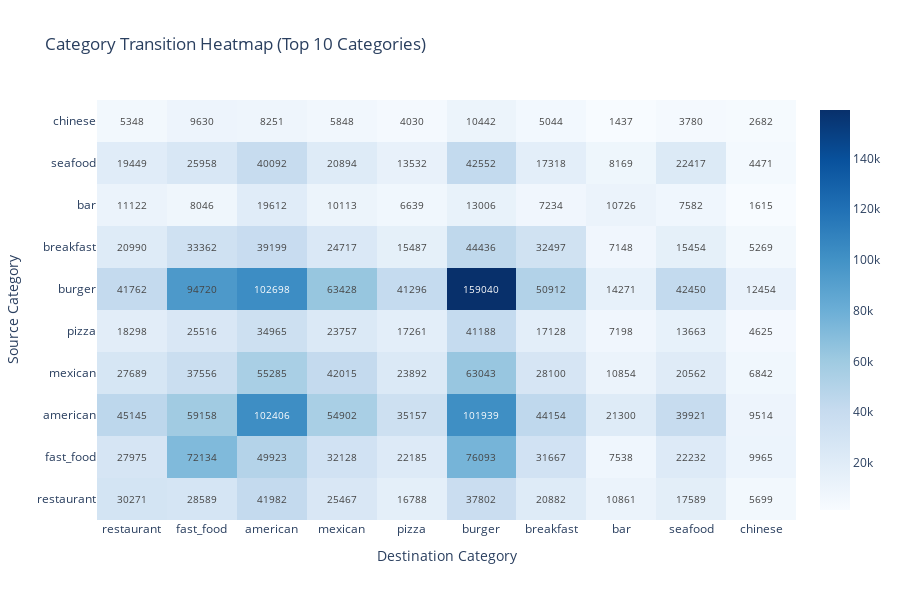

Notebook code cell kept with this figure:
### Code cell
# Create transition matrix for top categories
top_cats = cat_dist.head(10)['category_main'].to_list()

# Filter to top categories
top_trans = cat_trans.filter(
    pl.col('src_category_main').is_in(top_cats) &
    pl.col('dst_category_main').is_in(top_cats)
)

# Create matrix
matrix = np.zeros((len(top_cats), len(top_cats)))
for row in top_trans.iter_rows():
    src_idx = top_cats.index(row[0])
    dst_idx = top_cats.index(row[1])
    matrix[src_idx, dst_idx] = row[2]

# Plot heatmap
fig = go.Figure(data=go.Heatmap(
    z=matrix,
    x=top_cats,
    y=top_cats,
    colorscale='Blues',
    text=matrix.astype(int),
    texttemplate='%{text}',
    textfont={"size": 10}
))

fig.update_layout(
    title='Category Transition Heatmap (Top 10 Categories)',
    xaxis_title='Destination Category',
    yaxis_title='Source Category',
    height=600
)
fig.show()

### Figure 1 — Plotly figure (JSON) as saved in the notebook; plotly's stock layout.template omitted (floating-point values rounded to 4 significant figures)
{"data": [{"colorscale": [[0, "rgb(247,251,255)"], [0.125, "rgb(222,235,247)"], [0.25, "rgb(198,219,239)"], [0.375, "rgb(158,202,225)"], [0.5, "rgb(107,174,214)"], [0.625, "rgb(66,146,198)"], [0.75, "rgb(33,113,181)"], [0.875, "rgb(8,81,156)"], [1, "rgb(8,48,107)"]], "text": [[30271, 28589, 41982, 25467, 16788, 37802, 20882, 10861, 17589, 5699], [27975, 72134, 49923, 32128, 22185, 76093, 31667, 7538, 22232, 9965], [45145, 59158, 102406, 54902, 35157, 101939, 44154, 21300, 39921, 9514], [27689, 37556, 55285, 42015, 23892, 63043, 28100, 10854, 20562, 6842], [18298, 25516, 34965, 23757, 17261, 41188, 17128, 7198, 13663, 4625], [41762, 94720, 102698, 63428, 41296, 159040, 50912, 14271, 42450, 12454], [20990, 33362, 39199, 24717, 15487, 44436, 32497, 7148, 15454, 5269], [11122, 8046, 19612, 10113, 6639, 13006, 7234, 10726, 7582, 1615], [19449, 25958, 40092, 20894, 13532, 42552, 17318, 8169, 22417, 4471], [5348, 9630, 8251, 5848, 4030, 10442, 5044, 1437, 3780, 2682]], "textfont": {"size": 10}, "texttemplate": "%{text}", "type": "heatmap", "x": ["restaurant", "fast_food", "american", "mexican", "pizza", "burger", "breakfast", "bar", "seafood", "chinese"], "y": ["restaurant", "fast_food", "american", "mexican", "pizza", "burger", "breakfast", "bar", "seafood", "chinese"], "z": [[30270.0, 28590.0, 41980.0, 25470.0, 16790.0, 37800.0, 20880.0, 10860.0, 17590.0, 5699.0], [27980.0, 72130.0, 49920.0, 32130.0, 22180.0, 76090.0, 31670.0, 7538.0, 22230.0, 9965.0], [45140.0, 59160.0, 102400.0, 54900.0, 35160.0, 101900.0, 44150.0, 21300.0, 39920.0, 9514.0], [27690.0, 37560.0, 55280.0, 42020.0, 23890.0, 63040.0, 28100.0, 10850.0, 20560.0, 6842.0], [18300.0, 25520.0, 34960.0, 23760.0, 17260.0, 41190.0, 17130.0, 7198.0, 13660.0, 4625.0], [41760.0, 94720.0, 102700.0, 63430.0, 41300.0, 159000.0, 50910.0, 14270.0, 42450.0, 12450.0], [20990.0, 33360.0, 39200.0, 24720.0, 15490.0, 44440.0, 32500.0, 7148.0, 15450.0, 5269.0], [11120.0, 8046.0, 19610.0, 10110.0, 6639.0, 13010.0, 7234.0, 10730.0, 7582.0, 1615.0], [19450.0, 25960.0, 40090.0, 20890.0, 13530.0, 42550.0, 17320.0, 8169.0, 22420.0, 4471.0], [5348.0, 9630.0, 8251.0, 5848.0, 4030.0, 10440.0, 5044.0, 1437.0, 3780.0, 2682.0]]}], "layout": {"height": 600, "title": {"text": "Category Transition Heatmap (Top 10 Categories)"}, "xaxis": {"title": {"text": "Destination Category"}}, "yaxis": {"title": {"text": "Source Category"}}}}
